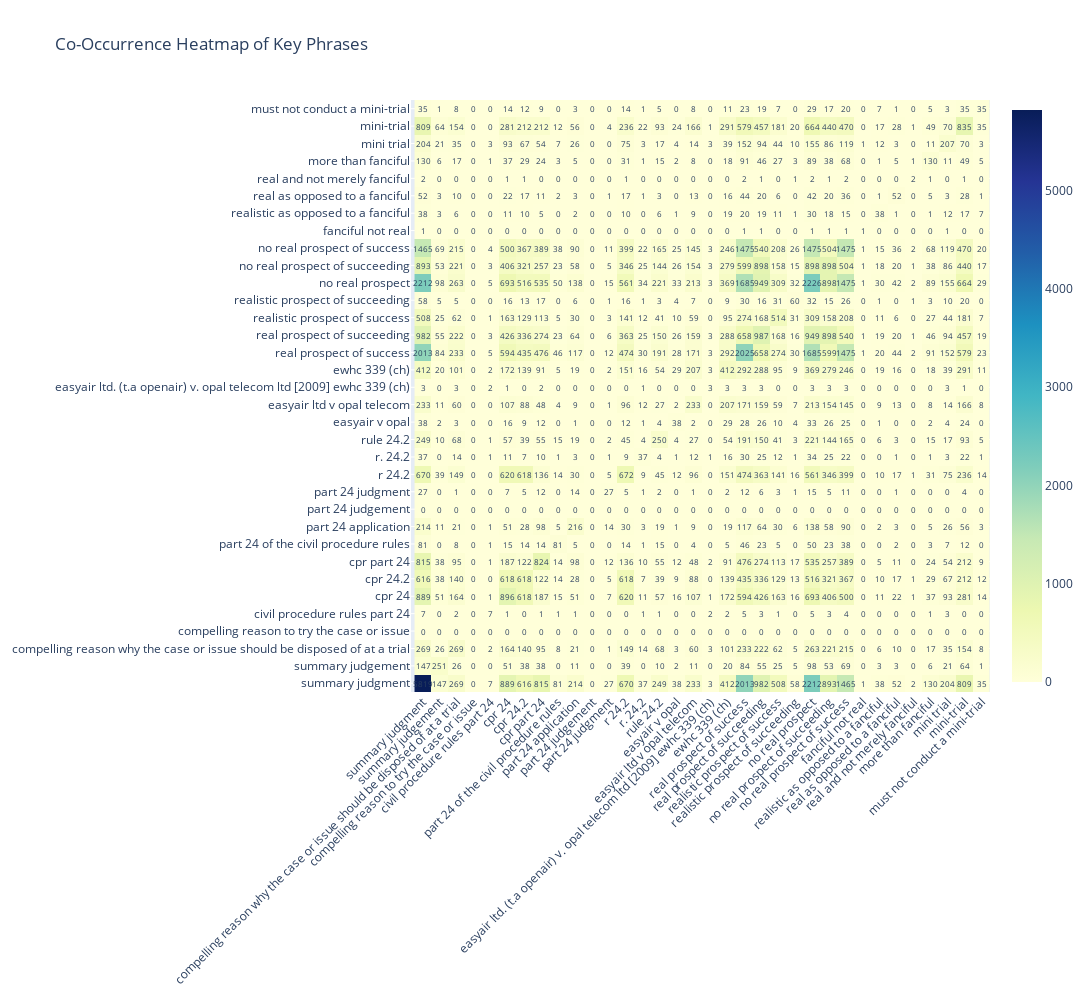

Notebook source saved alongside this figure:
### Code cell
trace = go.Heatmap(
    z=co_occurrence_counts.values,
    x=co_occurrence_counts.columns,
    y=co_occurrence_counts.index,
    colorscale='YlGnBu'
)

annotations = []
for yd, row in enumerate(co_occurrence_counts.values):
    for xd, value in enumerate(row):
        annotations.append(
            dict(
                x=co_occurrence_counts.columns[xd],
                y=co_occurrence_counts.index[yd],
                text=str(value),
                xref='x1',
                yref='y1',
                font=dict(size=8),
                showarrow=False
            )
        )

layout = go.Layout(
    title='Co-Occurrence Heatmap of Key Phrases',
    xaxis=dict(tickangle=-45, tickfont=dict(size=12)),
    yaxis=dict(tickfont=dict(size=12)),
    annotations=annotations,
    autosize=False,
    width=1400,
    height=1000
)

fig = go.Figure(data=[trace], layout=layout)

py.init_notebook_mode(connected=True)

py.iplot(fig)
